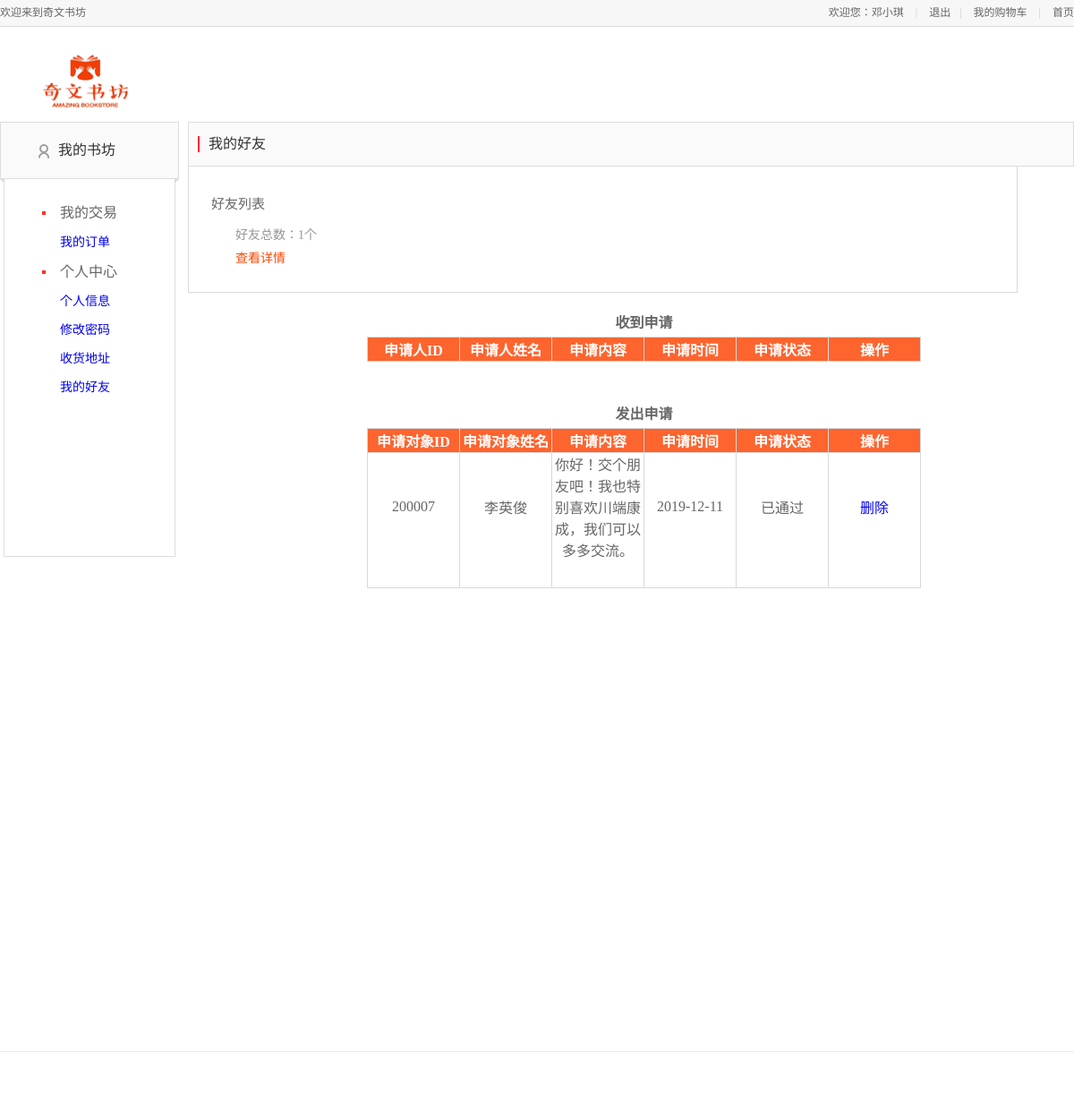
/用户界面/friendlist.php (signed in), run on an earlier commit of the app's database.
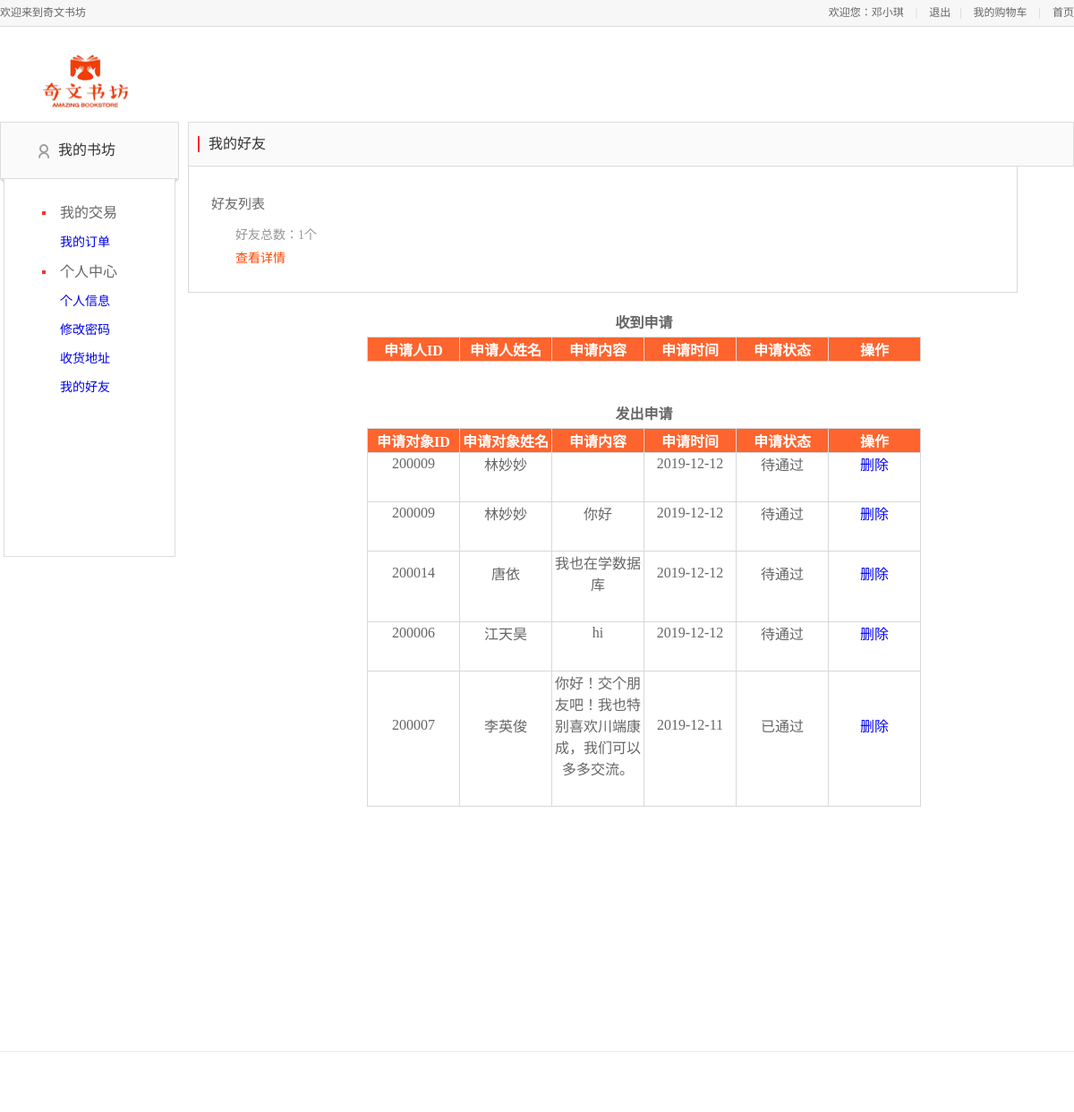
And on a later commit of the database.
### tables this page shows
CREATE TABLE `friend_apply` (
  `id` int(11) NOT NULL AUTO_INCREMENT,
  `uid` char(6) DEFAULT NULL,
  `sid` char(6) DEFAULT NULL,
  `apply_text` text,
  `apply_time` varchar(255) DEFAULT NULL,
  `apply_status` varchar(255) DEFAULT NULL,
  PRIMARY KEY (`id`)
);

CREATE TABLE `user_info` (
  `user_id` char(6) NOT NULL,
  `user_name` varchar(20) DEFAULT NULL,
  `user_sex` varchar(2) DEFAULT NULL,
  `user_tel` char(11) DEFAULT NULL,
  `user_password` varchar(14) DEFAULT NULL,
  `user_address` varchar(100) DEFAULT NULL,
  PRIMARY KEY (`user_id`)
);

### 用户界面/friendlist.php (the view, shortened to what this page needs)
<html>
<head>
    <link rel="stylesheet" type="text/css" href="/css/base.css">
    <link rel="stylesheet" type="text/css" href="css/base_1.css">
    <link rel="stylesheet" type="text/css" href="css/address.css">
    <link rel="stylesheet" type="text/css" href="css/main.css">
    <link rel="stylesheet" type="text/css" href="css/reset.css">
    <link rel="stylesheet" type="text/css" href="css/foot.css">
</head>
<body>
<div class="header_con">
    <div class="header">
        <div class="welcome fl">欢迎来到奇文书坊</div>
        <div class="fr">
            <div class="login_btn fl">
                <?php
                include "db.php";
                if(empty($_SESSION['user_name']))
                    echo "<script>alert('请先登录！');window.location.href='index.php';</script>";
                else
                    echo'欢迎您：'.$_SESSION['user_name'];
                ?>
                <span>|</span>
                <a href="logout.php">退出</a>
            </div>
            <div class="user_link fl">
                <span>|</span>
                <a href="ShowCart.php">我的购物车</a>
                <span>|</span>
                <a href="index.php">首页</a>
            </div>
        </div>
    </div>
</div>
<div class="mydang">
    <div class="head">
        <a class="logo" href="index.php">
            <img src="images/logo1.png" alt="">
        </a>
    </div>
    <div class="my_left">
        <div class="my_menu">
            <h3 class="my_menu_title">
                <a href="#" id="J_myhomeBtn">我的书坊</a>
            </h3>
            <dl>
                <dt id="class600" name="orders">我的交易</dt>
                <dd>
                    <a href="checkorder.php">我的订单</a>
                </dd>
                <dt id="class640" name="personalinformation">个人中心</dt>
                <dd>
                    <a href="personalinfo.php" id="a_personal">个人信息</a>
                </dd>
                <dd>
                    <a href="editpwd.php" id="a_eidpwd">修改密码</a>
                </dd>
                <dd>
                    <a href="address.php" id="a_adress">收货地址</a>
                </dd>
                <dd>
                    <a href="friendlist.php" id="a_adress">我的好友</a>
                </dd>
            </dl>
        </div>
    </div>
    <div class="my_main">
        <div class="my_title">
            <span class="title">我的好友</span>
        </div>
        <div class="address_list">
            <h3>好友列表</h3>
            <dl>
                <dt>好友总数：<?php
                    $id=$_SESSION['user_id'];
                    $q = "SELECT * from friend_relationship WHERE uid='$id'";
                    $r = mysqli_query($conn,$q);
                    $ra=mysqli_num_rows($r);
                    echo $ra.'个'
                    ?></dt>
                <dt ><a href="frienddetail.php" style="color: orangered">查看详情</a></dt>
            </dl>
        </div>
        <div class="shadow_box">
			 <p>
             <div class="table-con">
                 <?php
                 $sql="SELECT*from friend_apply,user_info where friend_apply.sid = '$id' and friend_apply.uid = user_info.user_id order by apply_time desc";
                 $r=mysqli_query($conn,$sql);
                 if($r){
                 ?>
                <table>
                    <caption align="top" style="margin-bottom: 5px;"><strong>收到申请</strong></caption>
                <tr>
                  <th>申请人ID</th>
                  <th>申请人姓名</th>
                  <th>申请内容</th>
                  <th>申请时间</th>
                    <th>申请状态</th>
                    <th>操作</th>
                </tr>
                    <?php
                    while ($row=mysqli_fetch_array($r)) {
                    ?>
                    <tr>
                            <td><?php echo $row["uid"] ?></td>
                            <td><?php echo $row["user_name"] ?></td>
                            <td><?php echo $row["apply_text"]?></td>
                            <td><?php echo $row["apply_time"]?></td>
                            <td><?php echo $row["apply_status"]?></td>
                            <td><a href="friendoperate.php?action=accept&id=<?=$row['uid']?>">接受</a>
                                <span>/</span>&nbsp;<a href="friendoperate.php?action=refuse&id=<?=$row['uid']?>">拒绝</a></td>
                    </tr>
                        <?php
                    }}
                    ?>
                </table>
              </div>
			  </p>
			<p>
            <div class="table-con">
                <?php
                $sql="SELECT*from friend_apply,user_info  where friend_apply.uid = '$id' and friend_apply.sid = user_info.user_id order by apply_time desc";
                $r=mysqli_query($conn,$sql);
                if($r){
                echo '
                <table>
                    <caption align="top" style="margin-bottom: 5px;"><strong>发出申请</strong></caption>
                    <tr>
                        <th>申请对象ID</th>
                        <th>申请对象姓名</th>
                        <th>申请内容</th>
                        <th>申请时间</th>
                        <th>申请状态</th>
                        <th>操作</th>
                    </tr>';
                    while ($row=mysqli_fetch_array($r)) {
                    ?>
                    <tr>
                        <td><?php echo $row["sid"] ?></td>
                        <td><?php echo $row["user_name"] ?></td>
                        <td><?php echo $row["apply_text"]?></td>
                        <td><?php echo $row["apply_time"]?></td>
                        <td><?php echo $row["apply_status"]?></td>
                        <td><a href="friendoperate.php?action=delete&id=<?=$row['sid']?>">删除</a></td>
                    </tr>
                    <?php
                    }}
                    ?>
                </table>
            </div>
			</p>
            </div>
  </div>
    </div>
<div class="footer_nav_box">
</div>
</body>
</html>

### CSS/base.css (style rules this page uses)
body, button, ul, li, ol, p, dl, dd, h1, h2, h3, h4, h5, h6, img, iframe, form, input { margin: 0; padding: 0; list-style-type: none; border: 0; }
a { text-decoration: none; }
img { border: none; }
body { background: #ffffff; }

### CSS/base_1.css (style rules this page uses)
body, button, ul, li, ol, p, dl, dd, h1, h2, h3, h4, h5, h6, img, iframe, form, input { margin: 0; padding: 0; list-style-type: none; border: 0; }
body { font-size: 12px; color: #404040; font-family: 'Microsoft YaHei'; background-color:#fff; }
.mydang { width: 1200px; height: 1084px; margin: 10px auto 50px; overflow: hidden; }
.mydang .head { margin: 8px auto 8px; height: 80px; }
.mydang .head img { width: 130px; height: 80px; float: left; margin: 0px 0 0 30px; }
.my_left { width: 200px; height: 800px; float: left; }
.my_menu { background: url("../../static/images/my_menu_title_bg.png") 0 63px no-repeat; }
.my_menu .my_menu_title { height: 62px; line-height: 62px; margin-bottom: 6px; font-size: 16px; background: url("../../static/images/icon_menu.png") 42px 24px no-repeat #fafafa; border: 1px solid #dcdcdc; border-bottom: none 0; padding-left: 64px; font-weight: normal; }
.my_menu .my_menu_title a { color: #323232; }
.my_menu dl { border: 1px solid #dcdcdc; border-top: none 0; width: 148px; height: 400px; margin: 0 auto; padding: 16px 0 0 42px; }
.my_menu dt { margin: 8px 0; line-height: 18px; font-size: 16px; padding-left: 20px; background: url("../images/icon_menu.png") 0 -35px no-repeat; }
.my_menu dd { line-height: 32px; padding-left: 20px; font-size: 14px; }

### CSS/address.css (style rules this page uses)
.my_main { width: 990px; padding: 0 0 0 10px; height: 600px; float: left; display: block; }
.my_title { height: 48px; line-height: 48px; background: #fafafa; border: 1px solid #dcdcdc; overflow: hidden; }
.my_title .title { margin: 15px 0 15px 10px; padding: 0 0 0 10px; font-size: 16px; color: #323232; line-height: 18px; border-left: 2px solid #ff2832; display: inline-block; }
.address_list { border: 1px solid #d9d9d9; border-top: none 0; padding: 30px 0 60px 25px; margin-bottom: 20px; width: 900px; height: 50px; }
.address_list h3 { font-size: 15px; }
.address_list dl { margin: 8px 0; line-height: 16px; font-size: 12px; padding-left: 27px; }
.address_list dl dt { color: #969696; font-size: 14px; padding-top: 10px; }
.shadow_box { width: 1410px; height: 700px; margin-bottom: 10px; position: relative; display: inline-block; }
.shadow_box table { top: 0px; position: relative; left: 200px; }
.shadow_box table td { padding: 0 0 30px; position: relative; }

### CSS/main.css (style rules this page uses)
body { font-family:'Microsoft Yahei';font-size:12px;color:#666; }
html,body { height:100% }
.header_con { background-color:#f7f7f7; height:29px; border-bottom:1px solid #dddddd }
.header { width:1200px; height:29px; margin:0 auto; }
.welcome,.login_info,.login_btn,.user_link { line-height:29px; }
.login_btn a,.user_link a { color:#666; }
.login_btn span,.user_link span { color:#cecece; margin:0 10px; }

### CSS/foot.css (style rules this page uses)
.footer_nav_box { border-top: 1px solid #ebebeb; width:100%; min-width: 960px; padding: 17px 0 50px; }
.footer_nav_box a,.footer_nav_box { color: #8c8c8c; font-size: 12px; text-decoration: none; }

### 用户界面/friendlist.php (style rules this page uses)
.table-con th { background-color: #FE642E; color: #FFFFFF; }
table { background-color: #FFFFFF; border-collapse: collapse; vertical-align: center; }
th,td { width:100px; height: auto; border:1px solid #D8D8D8; table-layout: fixed; word-wrap: break-word; }
td { text-align: center; vertical-align: middle; }

What changed in the data, as far as the page shows it:
added friend_apply: sid "200009", user_info.user_name "林妙妙", apply_time "2019-12-12", apply_status "待通过"
added friend_apply: sid "200009", user_info.user_name "林妙妙", apply_text "你好", apply_time "2019-12-12", apply_status "待通过"
added friend_apply: sid "200014", user_info.user_name "唐依", apply_text "我也在学数据库", apply_time "2019-12-12", apply_status "待通过"
added friend_apply: sid "200006", user_info.user_name "江天昊", apply_text "hi", apply_time "2019-12-12", apply_status "待通过"
